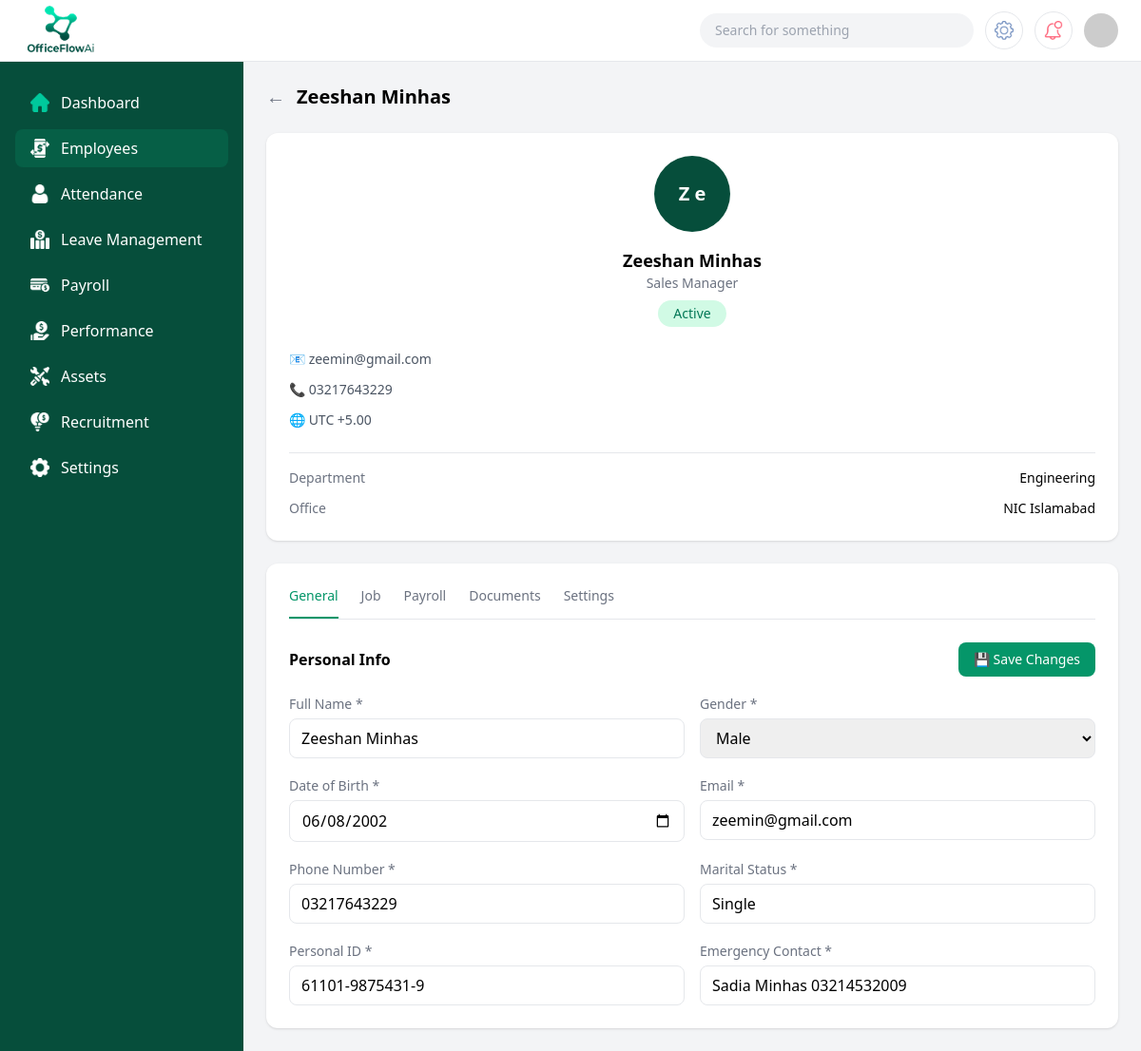
The page /manage/employees/EMP-02/general/ (signed in) on the database as committed earlier.
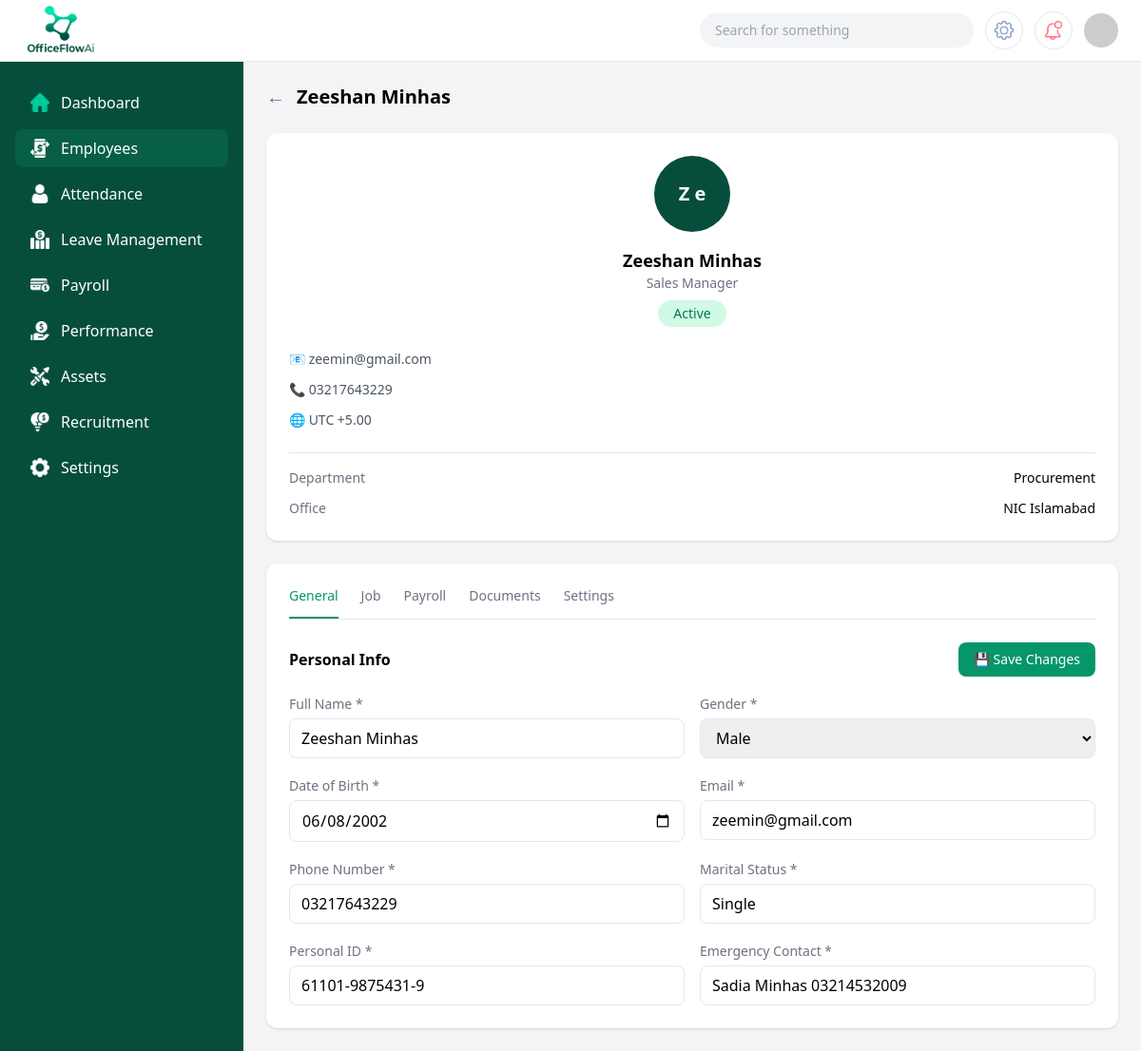
The same page on the database as committed later.
### core/models.py (models this page shows)
class EmployeeProfile(models.Model):
    user = models.OneToOneField(User, on_delete=models.CASCADE)
    employee_id = models.CharField(max_length=20, unique=True)
    department = models.CharField(
        max_length=30,
        choices=[
            ('ENGINEERING', 'Engineering'),
            ('PROCUREMENT', 'Procurement'),
            ('FINANCE', 'Finance'),
            ('CONSTRUCTION', 'Construction'),
            ('HSE', 'HSE'),
        ]
    )
    job_title = models.CharField(max_length=100)
    office = models.CharField(max_length=100, blank=True)
    employment_type = models.CharField(
        max_length=20,
        choices=[
            ('FULL_TIME', 'Full Time'),
            ('PART_TIME', 'Part Time'),
            ('CONTRACT', 'Contract'),
        ]
    )
    status = models.CharField(
        max_length=20,
        choices=[
            ('ACTIVE', 'Active'),
            ('INACTIVE', 'Inactive'),
            ('TERMINATED', 'Terminated'),
        ],
        default='ACTIVE'
    )
    join_date = models.DateField()
    exit_date = models.DateField(null=True, blank=True)
    created_at = models.DateTimeField(auto_now_add=True)

class EmployeePersonalInfo(models.Model):
    employee = models.OneToOneField(EmployeeProfile, on_delete=models.CASCADE)
    full_name = models.CharField(max_length=150)
    gender = models.CharField(
        max_length=10,
        choices=[('MALE','Male'), ('FEMALE','Female'), ('OTHER','Other')]
    )
    date_of_birth = models.DateField()
    marital_status = models.CharField(max_length=20)
    email = models.EmailField()
    phone_number = models.CharField(max_length=20)
    personal_id = models.CharField(max_length=50)  # CNIC / Passport
    emergency_contact = models.CharField(max_length=20)
    timezone = models.CharField(max_length=50, default='UTC+5')

### core/views.py (the view, shortened to what this page needs)
@login_required
@user_passes_test(is_hr_or_superuser)
def employee_general_admin_view(request, employee_id):
    employee = _get_employee_or_404(employee_id)
    personal = getattr(employee, "employeepersonalinfo", None)
    context = {
        "employee": employee,
        "personal": personal,
    }
    return render(request, "adminPages/employee1_admin.html", context)

### core/views.py (called while the page is built)
def is_hr_or_superuser(user):
    return user.is_authenticated and (user.is_superuser or user.groups.filter(name='HR').exists())

def _get_employee_or_404(employee_id: str) -> EmployeeProfile:
    return get_object_or_404(EmployeeProfile, employee_id=employee_id)

### core/templates/adminPages/employee1_admin.html (shortened to what the changed rows need)
{% load static %}
<!DOCTYPE html>
<html lang="en">
  <head>
    <script src="https://cdn.tailwindcss.com"></script>
  </head>
  <body class="bg-gray-100">
    <div class="flex pt-16">
      <main class="flex-1 lg:ml-64 p-6">
        <div class="flex items-center gap-3 mb-6">
          <h1 class="text-xl font-semibold">{{ personal.full_name }}</h1>
        </div>
        <div class="grid grid-cols-1 xl:grid-cols-3 gap-6">
          <div class="bg-white rounded-xl shadow p-6 self-start">
            <div class="flex flex-col items-center text-center">
              <div
                class="w-20 h-20 rounded-full flex items-center justify-center text-xl font-semibold text-white mb-4"
                style="background-color: #064e3b"
              >
                {{ employee.employeepersonalinfo.full_name|slice:":1" }}
                {{employee.employeepersonalinfo.full_name|slice:"1:2" }}
              </div>
              <h2 class="font-semibold text-lg">{{ personal.full_name }}</h2>
              <p class="text-sm text-gray-500">{{ employee.job_title }}</p>
              <span
                class="mt-2 px-4 py-1 text-sm bg-emerald-100 text-emerald-700 rounded-full"
              >
                {{ employee.get_status_display }}
              </span>
            </div>
            <div class="border-t mt-6 pt-4 space-y-3">
              <div class="flex justify-between text-sm">
                <span class="text-gray-500">Department</span>
                <span class="font-medium">
                  {{employee.get_department_display}}
                </span>
              </div>
              <div class="flex justify-between text-sm">
                <span class="text-gray-500">Office</span>
                <span class="font-medium">{{ employee.office }}</span>
              </div>
            </div>
          </div>
        </div>
      </main>
    </div>
  </body>
</html>

Rows that differ between the two databases and show on the page:
changed EmployeeProfile "Sales Manager": department "Engineering" → "Procurement"
